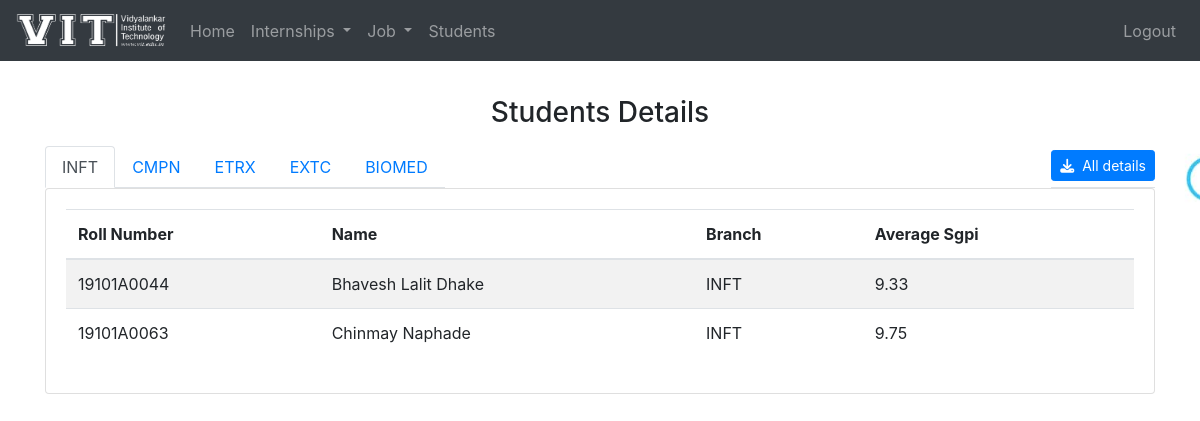
The app's page /placement_cell/student_details/, older data.
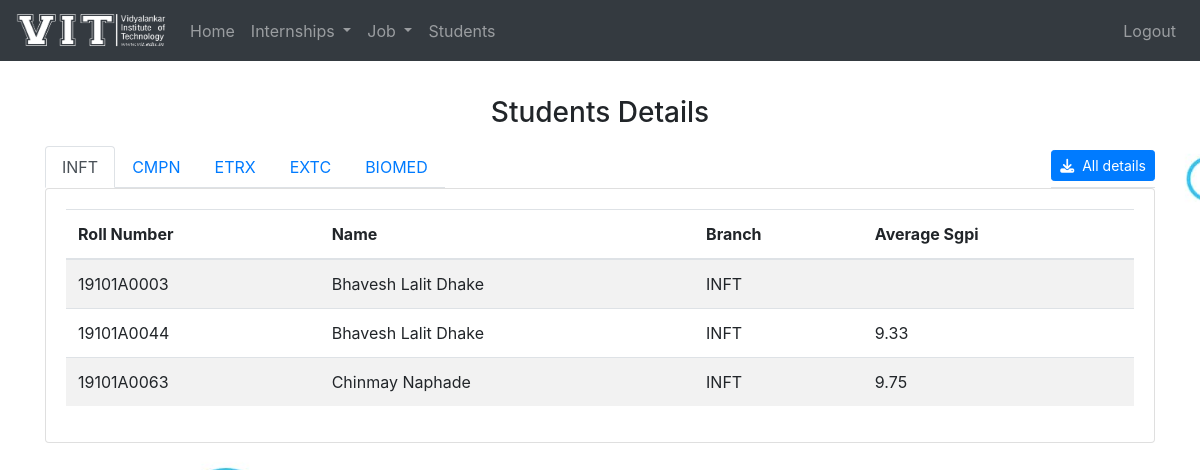
The same page, newer data.
### DMS_Student/models.py (models this page shows, shortened)
class Student(models.Model):
    roll_no = models.CharField(primary_key=True ,max_length=20, null=False)
    phone = models.CharField(max_length=10, null=True)
    skills = models.TextField(max_length=500, null=False)
    age=models.IntegerField(validators=[MaxValueValidator(99)],null=True)
    gender=models.CharField(max_length=15,choices=sorted({
        ("Male","Male"),("Female","Female"),("Other","Other")
    }),null=True)
    branch=models.CharField(max_length=12,choices=sorted({
        ("INFT", "INFT"),("CMPN","CMPN"),("EXTC","EXTC"),("ETRX","ETRX"),("BIOM","BIOM")
    }),null=True)
    div=models.CharField(max_length=12,choices=sorted({
        ("A","A"),("B","B"),("C","C")
    }),null=True)
    corresponding_address=models.TextField(max_length=500,null=True)
    permanent_address=models.TextField(max_length=500,null=True)
    date_of_birth = models.DateField(null=True)
    gmail=models.EmailField(null=True)
    residence_phone= models.CharField(max_length=10, null=True)
    pan_card_no=models.CharField(max_length=10,null=True)
    aadhar_no=models.CharField(max_length=12,null=True)
    passport_no=models.CharField(max_length=9,null=True)
    year_of_graduation=models.CharField(max_length=4,null=True)
    disability=models.BooleanField(null=True)
    type_of_disability=models.CharField(max_length=100,null=True)
    father_name = models.CharField(max_length=50, null=True)
    mother_name=models.CharField(max_length=50,null=True)
    father_occupation=models.CharField(max_length=50,null=True)
    mother_occupation=models.CharField(max_length=50,null=True)
    co_curriculum_activities=models.CharField(max_length=100,null=True)
    extra_curriculum_activities=models.CharField(max_length=100,null=True)
    hobbies=models.CharField(max_length=150,null=True)
    profile_photo=models.ImageField(upload_to="profile/",null=True)
    resume=models.FileField(upload_to="Resume/",null=True)
    facebook=models.URLField(null=True)
    linkdin=models.URLField(null=True)
    github=models.URLField(null=True)
    other=models.CharField(max_length=150,null=True)
    is_email_verified=models.BooleanField(default=False,null=True)

class CurrEdu(models.Model):
    roll_no_curr = models.ForeignKey(Student ,on_delete=models.CASCADE)
    sgpi1 = models.CharField(max_length=4, default="NA")
    sgpi2 = models.CharField(max_length=4, default="NA")
    cgpa1 = models.CharField(max_length=4, default="NA")
    sgpi3 = models.CharField(max_length=4, default="NA")
    sgpi4 = models.CharField(max_length=4, default="NA")
    cgpa2 = models.CharField(max_length=4, default="NA")
    sgpi5 = models.CharField(max_length=4, default="NA")
    sgpi6 = models.CharField(max_length=4, default="NA")
    cgpa3 = models.CharField(max_length=4, default="NA")
    sgpi7 = models.CharField(max_length=4, default="NA")
    sgpi8 = models.CharField(max_length=4, default="NA")
    cgpa4 = models.CharField(max_length=4, default="NA")
    live_kt=models.CharField(max_length=15,null=True)
    dead_kt = models.CharField(max_length=15, null=True)
    drop=models.CharField(max_length=15,choices=sorted({
        ("0","0 year"),("1","1 year"),("2","2 years"),("3","3 years"),("4","4 years"),("5", "5 years")
    }),null=True)
    total_grade = models.FloatField(validators=[MaxValueValidator(100)], null=True, default=0)
    average_sgpi = models.FloatField(validators=[MaxValueValidator(10)], null=True, default=0)

### DMS_Placement_Cell/views.py (the view)
# urls.py: path("student_details/", views.student_details, name="student_details"),
def student_details(request):
    students = Student.objects.all()
    student_dict = {}
    for student in students:
        edu = Add_edu.objects.filter(roll_no=student)
        curr_edu = CurrEdu.objects.filter(roll_no_curr=student)
        certificate = Certificates.objects.filter(certificate_issued_to=student)
        experience = Add_exp.objects.filter(rollNo=student)
        user = User.objects.filter(username=student.roll_no)
        student_dict[student.roll_no] = [user, student, edu, curr_edu, certificate, experience]
    student_dict = sorted(student_dict.items())
    content = {'student_dict':student_dict}
    return render(request, 'placement/student_details.html', content)

### DMS_Student/templatetags/custom_tags.py (called while the page is built)
@register.filter(name='disability')
def disability(value):
    if value == True:
        text = 'yes'
    else:
        text = 'NA'
    return text

@register.simple_tag
def marks_to_percentage(marks, subject):
    try:
        percentage = int(marks)/int(subject)
    except:
        percentage=0
    return percentage

### DMS_Placement_Cell/templates/placement/student_details.html (shortened to what this page needs)
{% extends "placement/base.html" %}
{% load static %}
{% load custom_tags %}
{% block content %}
<h3 class="text-center mb-3">Students Details</h3>
<div class="d-flex m-0 p-0">
    <ul class="nav nav-tabs" id="myTab" role="tablist">
        <li class="nav-item">
            <a class="nav-link active" id="inft-tab" data-toggle="tab" href="#inft" role="tab" aria-controls="inft"
                aria-selected="true">INFT</a>
        </li>
        <li class="nav-item" >
            <a class="nav-link" id="cmpn-tab" data-toggle="tab" href="#cmpn" role="tab" aria-controls="cmpn"
                aria-selected="false">CMPN</a>
        </li>
        <li class="nav-item" >
            <a class="nav-link" id="etrx-tab" data-toggle="tab" href="#etrx" role="tab" aria-controls="etrx"
                aria-selected="false">ETRX</a>
        </li>
        <li class="nav-item" >
            <a class="nav-link" id="extc-tab" data-toggle="tab" href="#extc" role="tab" aria-controls="extc"
                aria-selected="false">EXTC</a>
        </li>
        <li class="nav-item" >
            <a class="nav-link" id="biomed-tab" data-toggle="tab" href="#biomed" role="tab" aria-controls="biomed"
                aria-selected="false">BIOMED</a>
        </li>
    </ul>
    <ul class="nav nav-tabs ml-auto">
        <li class="nav-item">
            <button style="margin-top: 0.3rem !important;" class="btn btn-primary btn-sm" onclick="job_xl_conv()"><i class="fas fa-download mr-2"></i>All details</button>
        </li>
    </ul>
</div>
<div class="tab-content profile-tab" id="myTabContent">
    <div class="tab-pane fade show active" id="job" role="tabpanel" aria-labelledby="profile-tab">
        <div class="card">
            <div class="card-body">
                <table class="table table-hover table-striped table-responsive-sm">
                    <thead>
                        <tr>
                            <th>Roll Number</th>
                            <th>Name</th>
                            <th>Branch</th>
                            <th>Average Sgpi</th>
                        </tr>
                    </thead>
                    <tbody>
                        {% for roll_no, details in student_dict %}
                        <tr onclick=" window.location.href='/placement_cell/displayProfile/{{ roll_no }}/'">
                            <td>{{details.0.0.username}}</td>
                            <td>{{details.0.0.first_name}}</td>
                            <td>{{details.1.branch}}</td>
                            <td>{{details.3.0.average_sgpi}}</td>
                        </tr>
                        {% endfor %}
                    </tbody>
                </table>
            </div>
        </div>
    </div>
</div>
{% endblock %}

Row changes from the older to the newer data that the page shows:
added Student: username "19101A0003", first_name "Bhavesh Lalit Dhake", branch "INFT"
